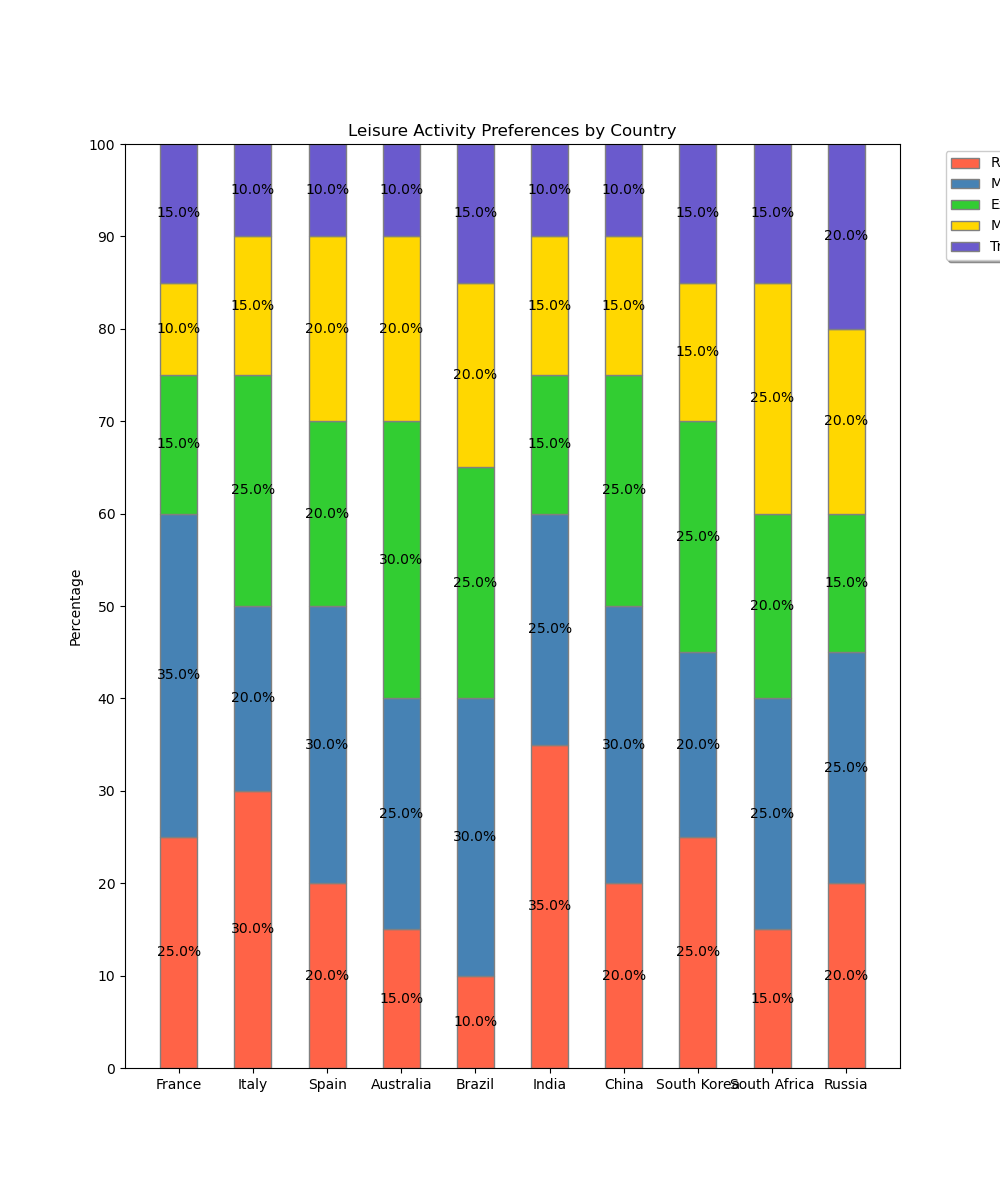

The script that drew this image:

import matplotlib.pyplot as plt
import numpy as np
import pandas as pd

data = {
    'Country': ['France', 'Italy', 'Spain', 'Australia', 'Brazil', 'India', 'China', 'South Korea', 'South Africa', 'Russia'],
    'Reading': [25, 30, 20, 15, 10, 35, 20, 25, 15, 20],
    'Movies': [35, 20, 30, 25, 30, 25, 30, 20, 25, 25],
    'Exercise': [15, 25, 20, 30, 25, 15, 25, 25, 20, 15],
    'Music': [10, 15, 20, 20, 20, 15, 15, 15, 25, 20],
    'Travel': [15, 10, 10, 10, 15, 10, 10, 15, 15, 20]
}

df = pd.DataFrame(data)
df.set_index('Country', inplace=True)
df_percentage = df.div(df.sum(axis=1), axis=0) * 100

colors = ['#FF6347', '#4682B4', '#32CD32', '#FFD700', '#6A5ACD']
barWidth = 0.5

fig, ax = plt.subplots(figsize=(10, 12))

bars = np.add(df_percentage['Reading'], df_percentage['Movies']).tolist()

ax.bar(df.index, df_percentage['Reading'], color=colors[0], edgecolor='grey', width=barWidth, label='Reading')
ax.bar(df.index, df_percentage['Movies'], bottom=df_percentage['Reading'], color=colors[1], edgecolor='grey', width=barWidth, label='Movies')
ax.bar(df.index, df_percentage['Exercise'], bottom=bars, color=colors[2], edgecolor='grey', width=barWidth, label='Exercise')
ax.bar(df.index, df_percentage['Music'], bottom=np.add(bars, df_percentage['Exercise']).tolist(), color=colors[3], edgecolor='grey', width=barWidth, label='Music')
ax.bar(df.index, df_percentage['Travel'], bottom=np.add(bars, np.add(df_percentage['Exercise'], df_percentage['Music'])).tolist(), color=colors[4], edgecolor='grey', width=barWidth, label='Travel')

ax.set_ylabel('Percentage')
ax.set_title('Leisure Activity Preferences by Country')
ax.set_ylim(0, 100)
ax.set_yticks(np.arange(0, 101, 10))

ax.legend(loc='upper left', bbox_to_anchor=(1.05, 1), shadow=True, ncol=1)

for index, value in enumerate(df_percentage.index):
    for col in df_percentage.columns:
        bar_value = df_percentage.at[value, col]
        sum_previous = df_percentage.loc[value, :col].sum() - bar_value
        ax.text(index, sum_previous + bar_value / 2, f'{bar_value:.1f}%', va='center', ha='center')

plt.show()
